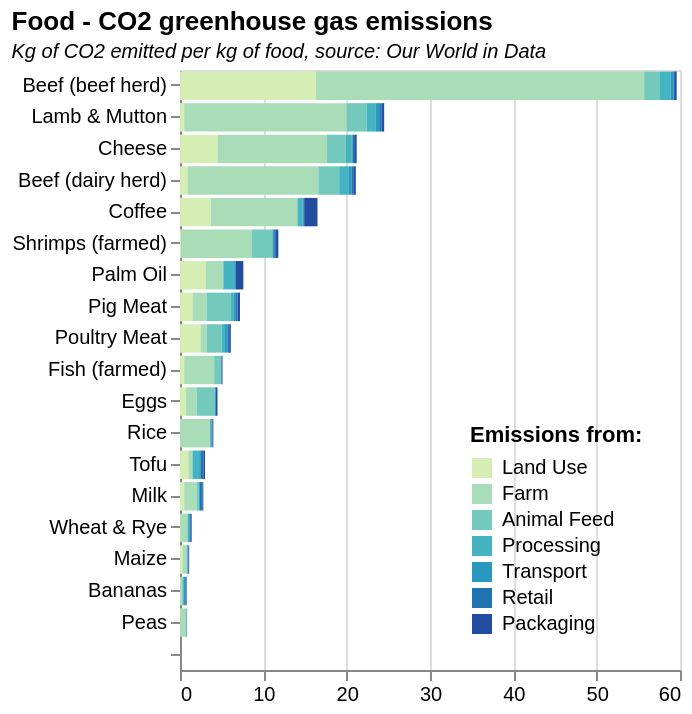

Describe this chart as a Vega-Lite specification.
### Vega-Lite specification from a JSON file in a GitHub repository (floating-point values rounded to 4 significant figures)
{"$schema": "https://vega.github.io/schema/vega-lite/v5.json", "data": {"values": [{"Entity": "", "food_emissions": "", "Type": ""}, {"Entity": "Bananas", "food_emissions": "0", "Type": "Land Use"}, {"Entity": "Beef (beef herd)", "food_emissions": "16.3", "Type": "Land Use"}, {"Entity": "Beef (dairy herd)", "food_emissions": "0.9", "Type": "Land Use"}, {"Entity": "Cheese", "food_emissions": "4.5", "Type": "Land Use"}, {"Entity": "Coffee", "food_emissions": "3.7", "Type": "Land Use"}, {"Entity": "Eggs", "food_emissions": "0.7", "Type": "Land Use"}, {"Entity": "Fish (farmed)", "food_emissions": "0.5", "Type": "Land Use"}, {"Entity": "Lamb & Mutton", "food_emissions": "0.5", "Type": "Land Use"}, {"Entity": "Maize", "food_emissions": "0.3", "Type": "Land Use"}, {"Entity": "Milk", "food_emissions": "0.5", "Type": "Land Use"}, {"Entity": "Palm Oil", "food_emissions": "3.1", "Type": "Land Use"}, {"Entity": "Peas", "food_emissions": "0", "Type": "Land Use"}, {"Entity": "Pig Meat", "food_emissions": "1.5", "Type": "Land Use"}, {"Entity": "Poultry Meat", "food_emissions": "2.5", "Type": "Land Use"}, {"Entity": "Rice", "food_emissions": "0", "Type": "Land Use"}, {"Entity": "Shrimps (farmed)", "food_emissions": "0.2", "Type": "Land Use"}, {"Entity": "Tofu", "food_emissions": "1", "Type": "Land Use"}, {"Entity": "Wheat & Rye", "food_emissions": "0.1", "Type": "Land Use"}, {"Entity": "Bananas", "food_emissions": "0.3", "Type": "Farm"}, {"Entity": "Beef (beef herd)", "food_emissions": "39.4", "Type": "Farm"}, {"Entity": "Beef (dairy herd)", "food_emissions": "15.7", "Type": "Farm"}, {"Entity": "Cheese", "food_emissions": "13.1", "Type": "Farm"}, {"Entity": "Coffee", "food_emissions": "10.4", "Type": "Farm"}, {"Entity": "Eggs", "food_emissions": "1.3", "Type": "Farm"}, {"Entity": "Fish (farmed)", "food_emissions": "3.6", "Type": "Farm"}, {"Entity": "Lamb & Mutton", "food_emissions": "19.5", "Type": "Farm"}, {"Entity": "Maize", "food_emissions": "0.5", "Type": "Farm"}, {"Entity": "Milk", "food_emissions": "1.5", "Type": "Farm"}, {"Entity": "Palm Oil", "food_emissions": "2.1", "Type": "Farm"}, {"Entity": "Peas", "food_emissions": "0.7", "Type": "Farm"}, {"Entity": "Pig Meat", "food_emissions": "1.7", "Type": "Farm"}, {"Entity": "Poultry Meat", "food_emissions": "0.7", "Type": "Farm"}, {"Entity": "Rice", "food_emissions": "3.6", "Type": "Farm"}, {"Entity": "Shrimps (farmed)", "food_emissions": "8.4", "Type": "Farm"}, {"Entity": "Tofu", "food_emissions": "0.5", "Type": "Farm"}, {"Entity": "Wheat & Rye", "food_emissions": "0.8", "Type": "Farm"}, {"Entity": "Bananas", "food_emissions": "0", "Type": "Animal Feed"}, {"Entity": "Beef (beef herd)", "food_emissions": "1.9", "Type": "Animal Feed"}, {"Entity": "Beef (dairy herd)", "food_emissions": "2.5", "Type": "Animal Feed"}, {"Entity": "Cheese", "food_emissions": "2.3", "Type": "Animal Feed"}, {"Entity": "Coffee", "food_emissions": "0", "Type": "Animal Feed"}, {"Entity": "Eggs", "food_emissions": "2.2", "Type": "Animal Feed"}, {"Entity": "Fish (farmed)", "food_emissions": "0.8", "Type": "Animal Feed"}, {"Entity": "Lamb & Mutton", "food_emissions": "2.4", "Type": "Animal Feed"}, {"Entity": "Maize", "food_emissions": "0", "Type": "Animal Feed"}, {"Entity": "Milk", "food_emissions": "0.2", "Type": "Animal Feed"}, {"Entity": "Palm Oil", "food_emissions": "0", "Type": "Animal Feed"}, {"Entity": "Peas", "food_emissions": "0", "Type": "Animal Feed"}, {"Entity": "Pig Meat", "food_emissions": "2.9", "Type": "Animal Feed"}, {"Entity": "Poultry Meat", "food_emissions": "1.8", "Type": "Animal Feed"}, {"Entity": "Rice", "food_emissions": "0", "Type": "Animal Feed"}, {"Entity": "Shrimps (farmed)", "food_emissions": "2.5", "Type": "Animal Feed"}, {"Entity": "Tofu", "food_emissions": "0", "Type": "Animal Feed"}, {"Entity": "Wheat & Rye", "food_emissions": "0", "Type": "Animal Feed"}, {"Entity": "Bananas", "food_emissions": "0.1", "Type": "Processing"}, {"Entity": "Beef (beef herd)", "food_emissions": "1.3", "Type": "Processing"}, {"Entity": "Beef (dairy herd)", "food_emissions": "1.1", "Type": "Processing"}, {"Entity": "Cheese", "food_emissions": "0.7", "Type": "Processing"}, {"Entity": "Coffee", "food_emissions": "0.6", "Type": "Processing"}, {"Entity": "Eggs", "food_emissions": "0", "Type": "Processing"}, {"Entity": "Fish (farmed)", "food_emissions": "0", "Type": "Processing"}, {"Entity": "Lamb & Mutton", "food_emissions": "1.1", "Type": "Processing"}, {"Entity": "Maize", "food_emissions": "0.1", "Type": "Processing"}, {"Entity": "Milk", "food_emissions": "0.1", "Type": "Processing"}, {"Entity": "Palm Oil", "food_emissions": "1.3", "Type": "Processing"}, {"Entity": "Peas", "food_emissions": "0", "Type": "Processing"}, {"Entity": "Pig Meat", "food_emissions": "0.3", "Type": "Processing"}, {"Entity": "Poultry Meat", "food_emissions": "0.4", "Type": "Processing"}, {"Entity": "Rice", "food_emissions": "0.1", "Type": "Processing"}, {"Entity": "Shrimps (farmed)", "food_emissions": "0", "Type": "Processing"}, {"Entity": "Tofu", "food_emissions": "0.8", "Type": "Processing"}, {"Entity": "Wheat & Rye", "food_emissions": "0.2", "Type": "Processing"}, {"Entity": "Bananas", "food_emissions": "0.3", "Type": "Transport"}, {"Entity": "Beef (beef herd)", "food_emissions": "0.3", "Type": "Transport"}, {"Entity": "Beef (dairy herd)", "food_emissions": "0.4", "Type": "Transport"}, {"Entity": "Cheese", "food_emissions": "0.1", "Type": "Transport"}, {"Entity": "Coffee", "food_emissions": "0.1", "Type": "Transport"}, {"Entity": "Eggs", "food_emissions": "0.1", "Type": "Transport"}, {"Entity": "Fish (farmed)", "food_emissions": "0.1", "Type": "Transport"}, {"Entity": "Lamb & Mutton", "food_emissions": "0.5", "Type": "Transport"}, {"Entity": "Maize", "food_emissions": "0.1", "Type": "Transport"}, {"Entity": "Milk", "food_emissions": "0.1", "Type": "Transport"}, {"Entity": "Palm Oil", "food_emissions": "0.2", "Type": "Transport"}, {"Entity": "Peas", "food_emissions": "0.1", "Type": "Transport"}, {"Entity": "Pig Meat", "food_emissions": "0.3", "Type": "Transport"}, {"Entity": "Poultry Meat", "food_emissions": "0.3", "Type": "Transport"}, {"Entity": "Rice", "food_emissions": "0.1", "Type": "Transport"}, {"Entity": "Shrimps (farmed)", "food_emissions": "0.2", "Type": "Transport"}, {"Entity": "Tofu", "food_emissions": "0.2", "Type": "Transport"}, {"Entity": "Wheat & Rye", "food_emissions": "0.1", "Type": "Transport"}, {"Entity": "Bananas", "food_emissions": "0", "Type": "Retail"}, {"Entity": "Beef (beef herd)", "food_emissions": "0.2", "Type": "Retail"}, {"Entity": "Beef (dairy herd)", "food_emissions": "0.2", "Type": "Retail"}, {"Entity": "Cheese", "food_emissions": "0.3", "Type": "Retail"}, {"Entity": "Coffee", "food_emissions": "0.1", "Type": "Retail"}, {"Entity": "Eggs", "food_emissions": "0", "Type": "Retail"}, {"Entity": "Fish (farmed)", "food_emissions": "0", "Type": "Retail"}, {"Entity": "Lamb & Mutton", "food_emissions": "0.2", "Type": "Retail"}, {"Entity": "Maize", "food_emissions": "0", "Type": "Retail"}, {"Entity": "Milk", "food_emissions": "0.3", "Type": "Retail"}, {"Entity": "Palm Oil", "food_emissions": "0", "Type": "Retail"}, {"Entity": "Peas", "food_emissions": "0", "Type": "Retail"}, {"Entity": "Pig Meat", "food_emissions": "0.2", "Type": "Retail"}, {"Entity": "Poultry Meat", "food_emissions": "0.2", "Type": "Retail"}, {"Entity": "Rice", "food_emissions": "0.1", "Type": "Retail"}, {"Entity": "Shrimps (farmed)", "food_emissions": "0.2", "Type": "Retail"}, {"Entity": "Tofu", "food_emissions": "0.3", "Type": "Retail"}, {"Entity": "Wheat & Rye", "food_emissions": "0.1", "Type": "Retail"}, {"Entity": "Bananas", "food_emissions": "0.1", "Type": "Packaging"}, {"Entity": "Beef (beef herd)", "food_emissions": "0.2", "Type": "Packaging"}, {"Entity": "Beef (dairy herd)", "food_emissions": "0.3", "Type": "Packaging"}, {"Entity": "Cheese", "food_emissions": "0.2", "Type": "Packaging"}, {"Entity": "Coffee", "food_emissions": "1.6", "Type": "Packaging"}, {"Entity": "Eggs", "food_emissions": "0.2", "Type": "Packaging"}, {"Entity": "Fish (farmed)", "food_emissions": "0.1", "Type": "Packaging"}, {"Entity": "Lamb & Mutton", "food_emissions": "0.3", "Type": "Packaging"}, {"Entity": "Maize", "food_emissions": "0.1", "Type": "Packaging"}, {"Entity": "Milk", "food_emissions": "0.1", "Type": "Packaging"}, {"Entity": "Palm Oil", "food_emissions": "0.9", "Type": "Packaging"}, {"Entity": "Peas", "food_emissions": "0", "Type": "Packaging"}, {"Entity": "Pig Meat", "food_emissions": "0.3", "Type": "Packaging"}, {"Entity": "Poultry Meat", "food_emissions": "0.2", "Type": "Packaging"}, {"Entity": "Rice", "food_emissions": "0.1", "Type": "Packaging"}, {"Entity": "Shrimps (farmed)", "food_emissions": "0.3", "Type": "Packaging"}, {"Entity": "Tofu", "food_emissions": "0.2", "Type": "Packaging"}, {"Entity": "Wheat & Rye", "food_emissions": "0.1", "Type": "Packaging"}]}, "mark": "bar", "width": 250, "height": 300, "title": {"text": "Food - CO2 greenhouse gas emissions", "subtitle": "Kg of CO2 emitted per kg of food, source: Our World in Data", "subtitleFontStyle": "italic", "subtitleFontSize": 10, "anchor": "start", "color": "black"}, "encoding": {"y": {"field": "Entity", "sort": "-x", "type": "ordinal", "title": null}, "x": {"field": "food_emissions", "title": null, "type": "quantitative"}, "color": {"field": "Type", "type": "nominal", "legend": {"orient": "bottom-right"}, "scale": {"domain": ["Land Use", "Farm", "Animal Feed", "Processing", "Transport", "Retail", "Packaging"], "scheme": "yellowgreenblue"}, "title": "Emissions from:"}}}
